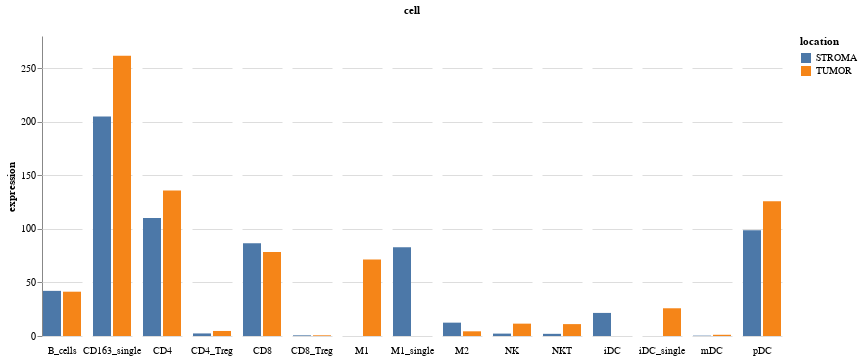

Write notebook code for a chart like this one.
### Code cell
alt.Chart(db).mark_bar().encode(
    x=alt.X('location', axis=None),
    y=alt.Y('expression', axis=alt.Axis(grid=True)),
    column=alt.Column('cell', header=alt.Header(labelOrient='bottom'), spacing=10),
    color='location'
).configure_view(strokeWidth=0)

### Figure 1 — Vega-Lite specification as saved in the notebook (floating-point values rounded to 4 significant figures)
{"config": {"view": {"continuousWidth": 400, "continuousHeight": 300, "strokeWidth": 0}}, "data": {"name": "data-b555f3a2c5130f3cccb354fcebcfe7a6"}, "mark": "bar", "encoding": {"color": {"type": "nominal", "field": "location"}, "column": {"type": "nominal", "field": "cell", "header": {"labelOrient": "bottom"}, "spacing": 10}, "x": {"type": "nominal", "axis": null, "field": "location"}, "y": {"type": "quantitative", "axis": {"grid": true}, "field": "expression"}}, "$schema": "https://vega.github.io/schema/vega-lite/v4.0.2.json", "datasets": {"data-b555f3a2c5130f3cccb354fcebcfe7a6": [{"tumor": "lung", "cell": "CD4", "location": "TUMOR", "cell_full": "CD4_TUMOR", "expression": 135.9, "coef": 0.9517, "lower": 0.5945, "upper": 1.523, "p": 0.8366}, {"tumor": "lung", "cell": "CD4_Treg", "location": "TUMOR", "cell_full": "CD4_Treg_TUMOR", "expression": 4.696, "coef": 0.9658, "lower": 0.5889, "upper": 1.584, "p": 0.8904}, {"tumor": "lung", "cell": "CD8", "location": "TUMOR", "cell_full": "CD8_TUMOR", "expression": 78.42, "coef": 0.7335, "lower": 0.4578, "upper": 1.175, "p": 0.1975}, {"tumor": "lung", "cell": "CD8_Treg", "location": "TUMOR", "cell_full": "CD8_Treg_TUMOR", "expression": 0.646, "coef": 0.6706, "lower": 0.3952, "upper": 1.138, "p": 0.1385}, {"tumor": "lung", "cell": "B_cells", "location": "TUMOR", "cell_full": "B_cells_TUMOR", "expression": 41.35, "coef": 0.8494, "lower": 0.5247, "upper": 1.375, "p": 0.5066}, {"tumor": "lung", "cell": "CD4", "location": "STROMA", "cell_full": "CD4_STROMA", "expression": 110.2, "coef": 1.257, "lower": 0.7133, "upper": 2.216, "p": 0.4284}, {"tumor": "lung", "cell": "CD4_Treg", "location": "STROMA", "cell_full": "CD4_Treg_STROMA", "expression": 2.396, "coef": 0.9522, "lower": 0.5267, "upper": 1.721, "p": 0.8712}, {"tumor": "lung", "cell": "CD8", "location": "STROMA", "cell_full": "CD8_STROMA", "expression": 86.6, "coef": 0.6955, "lower": 0.3929, "upper": 1.231, "p": 0.2128}, {"tumor": "lung", "cell": "CD8_Treg", "location": "STROMA", "cell_full": "CD8_Treg_STROMA", "expression": 0.6174, "coef": 0.4304, "lower": 0.2192, "upper": 0.8451, "p": 0.01433}, {"tumor": "lung", "cell": "B_cells", "location": "STROMA", "cell_full": "B_cells_STROMA", "expression": 42.13, "coef": 0.7325, "lower": 0.4077, "upper": 1.316, "p": 0.2977}, {"tumor": "lung", "cell": "NK", "location": "TUMOR", "cell_full": "NK_TUMOR", "expression": 11.53, "coef": 0.7709, "lower": 0.4608, "upper": 1.29, "p": 0.3217}, {"tumor": "lung", "cell": "NKT", "location": "TUMOR", "cell_full": "NKT_TUMOR", "expression": 11.1, "coef": 0.8926, "lower": 0.5337, "upper": 1.493, "p": 0.6649}, {"tumor": "lung", "cell": "M1", "location": "TUMOR", "cell_full": "M1_TUMOR", "expression": 71.44, "coef": 0.7721, "lower": 0.4731, "upper": 1.26, "p": 0.3005}, {"tumor": "lung", "cell": "CD163_single", "location": "TUMOR", "cell_full": "CD163_single_TUMOR", "expression": 261.6, "coef": 0.7335, "lower": 0.4484, "upper": 1.2, "p": 0.2173}, {"tumor": "lung", "cell": "M2", "location": "TUMOR", "cell_full": "M2_TUMOR", "expression": 4.375, "coef": 1.137, "lower": 0.6799, "upper": 1.903, "p": 0.6239}, {"tumor": "lung", "cell": "NK", "location": "STROMA", "cell_full": "NK_STROMA", "expression": 2.235, "coef": 0.6335, "lower": 0.3321, "upper": 1.208, "p": 0.1659}, {"tumor": "lung", "cell": "NKT", "location": "STROMA", "cell_full": "NKT_STROMA", "expression": 2.023, "coef": 1.118, "lower": 0.6066, "upper": 2.06, "p": 0.7208}, {"tumor": "lung", "cell": "M1_single", "location": "STROMA", "cell_full": "M1_single_STROMA", "expression": 82.79, "coef": 1.221, "lower": 0.6778, "upper": 2.198, "p": 0.5066}, {"tumor": "lung", "cell": "CD163_single", "location": "STROMA", "cell_full": "CD163_single_STROMA", "expression": 204.9, "coef": 1.221, "lower": 0.68, "upper": 2.193, "p": 0.5036}, {"tumor": "lung", "cell": "M2", "location": "STROMA", "cell_full": "M2_STROMA", "expression": 12.46, "coef": 2.002, "lower": 1.108, "upper": 3.616, "p": 0.02148}, {"tumor": "lung", "cell": "iDC_single", "location": "TUMOR", "cell_full": "iDC_single_TUMOR", "expression": 25.88, "coef": 0.7808, "lower": 0.4789, "upper": 1.273, "p": 0.3212}, {"tumor": "lung", "cell": "mDC", "location": "TUMOR", "cell_full": "mDC_TUMOR", "expression": 1.142, "coef": 0.8041, "lower": 0.4447, "upper": 1.454, "p": 0.4705}, {"tumor": "lung", "cell": "pDC", "location": "TUMOR", "cell_full": "pDC_TUMOR", "expression": 125.7, "coef": 1.403, "lower": 0.8602, "upper": 2.288, "p": 0.1749}, {"tumor": "lung", "cell": "iDC", "location": "STROMA", "cell_full": "iDC_STROMA", "expression": 21.54, "coef": 1.176, "lower": 0.6498, "upper": 2.127, "p": 0.5928}, {"tumor": "lung", "cell": "mDC", "location": "STROMA", "cell_full": "mDC_STROMA", "expression": 0.3319, "coef": 1.599, "lower": 0.8554, "upper": 2.99, "p": 0.1413}, {"tumor": "lung", "cell": "pDC", "location": "STROMA", "cell_full": "pDC_STROMA", "expression": 98.71, "coef": 0.6742, "lower": 0.3692, "upper": 1.231, "p": 0.1995}]}}
